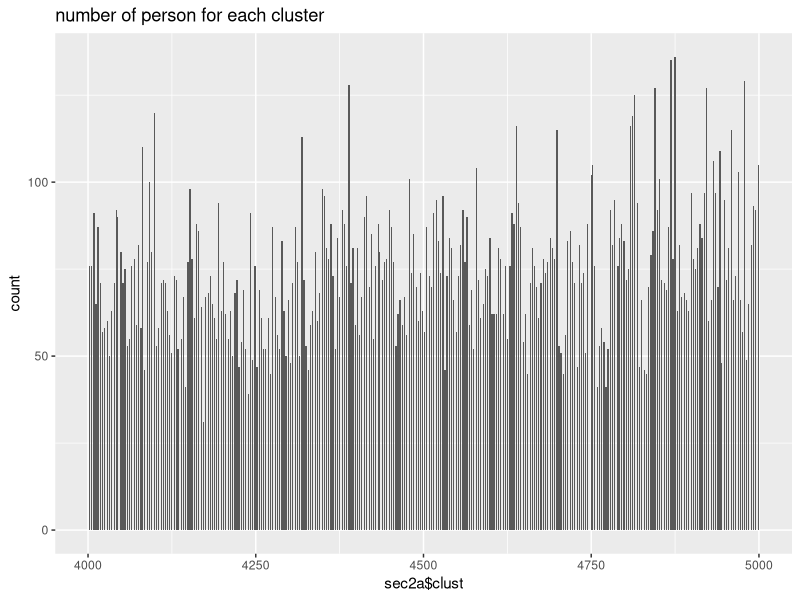

This chart was generated by the following R code:
library(tidyverse)
library(haven)
library(dplyr)
library(GGally)

sec0a <- read_dta("raw_data/sec0a.dta")  #data about survey info
sec2a <- read_dta("raw_data/sec2a.dta")  #data about education
summary(sec2a)
count(sec2a)


sec2a %>% group_by(sec2a$clust) %>% summarize(count=n())
sec2a %>% group_by(sec2a$clust,sec2a$nh) %>% summarize(count=n())
sec2a %>% group_by(sec2a$clust, sec2a$nh,sec2a$pid) %>% summarize(count=n())


sec2a %>%
  group_by(sec2a$clust) %>% 
  ggplot(aes(x = sec2a$clust)) + geom_bar() + ggtitle("number of person for each cluster") 
  
